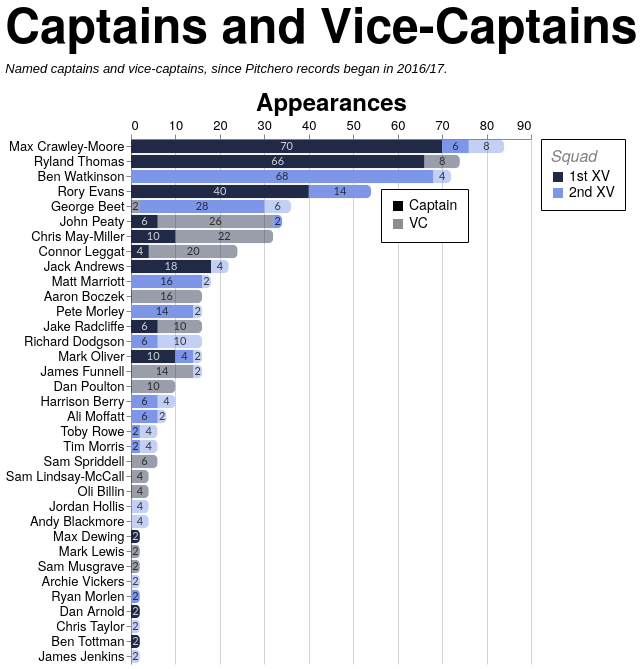

Describe this chart as a Vega-Lite specification.
### Vega-Lite specification from a JSON file in a GitHub repository (floating-point values rounded to 4 significant figures; data arrays with more than 128 entries replaced by an {"elided": "..."} marker saying what was removed)
{"config": {"axis": {"labelFont": "PT Sans Narrow, Helvetica Neue, Helvetica, Arial, sans-serif", "titleFont": "PT Sans Narrow, Helvetica Neue, Helvetica, Arial, sans-serif", "labelFontSize": 13, "titleFontSize": 24, "gridColor": "#202947", "gridOpacity": 0.2, "zindex": 1}, "text": {"font": "Lato, sans-serif"}, "bar": {"cornerRadiusEnd": 5}, "header": {"labelFont": "PT Sans Narrow, Helvetica Neue, Helvetica, Arial, sans-serif", "titleFont": "PT Sans Narrow, Helvetica Neue, Helvetica, Arial, sans-serif", "labelFontSize": 24, "titleFontSize": 28, "labelFontWeight": "bold", "orient": "left"}, "legend": {"labelFont": "PT Sans Narrow, Helvetica Neue, Helvetica, Arial, sans-serif", "titleFont": "PT Sans Narrow, Helvetica Neue, Helvetica, Arial, sans-serif", "labelFontSize": 14, "titleFontSize": 16, "titlePadding": 5, "fillColor": "white", "strokeColor": "black", "padding": 10, "titleFontWeight": "lighter", "titleFontStyle": "italic", "titleColor": "gray", "offset": 10}, "title": {"font": "PT Sans Narrow, Helvetica Neue, Helvetica, Arial, sans-serif", "fontSize": 48, "fontWeight": "bold", "anchor": "start", "align": "center", "titlePadding": 20, "subtitlePadding": 10, "subtitleFontSize": 13, "subtitleColor": "", "subtitleFontStyle": "italic", "offset": 15, "color": "black"}, "axisX": {"labelAngle": 0}, "facet": {"title": null, "header": null, "align": {"row": "each", "column": "each"}, "spacing": 10}, "resolve": {"scale": {"y": "independent", "facet": "independent"}}, "background": "transparent", "scale": {"offsetBandPaddingOuter": 0.2, "offsetBandPaddingInner": 0.1}, "view": {"stroke": null, "background": "transparent"}}, "layer": [{"mark": {"type": "bar"}, "encoding": {"color": {"field": "squad", "legend": {"labelExpr": "datum.value + ' XV'", "orient": "right", "title": "Squad"}, "scale": {"domain": ["1st", "2nd"], "range": ["#202946", "#7d96e8"]}, "sort": ["1st", "2nd"], "type": "nominal"}, "opacity": {"field": "role", "legend": {"legendX": 250, "legendY": 50, "orient": "none", "title": null}, "scale": {"domain": ["Captain", "VC"], "range": [1.0, 0.45]}, "sort": ["Captain", "VC"], "type": "nominal"}, "order": {"field": "stack_order", "sort": "ascending", "type": "quantitative"}, "tooltip": [{"field": "player", "title": "Player", "type": "nominal"}, {"field": "squad", "title": "Squad", "type": "nominal"}, {"field": "role", "title": "Role", "type": "nominal"}, {"field": "games_agg", "title": "Games", "type": "quantitative"}], "x": {"axis": {"orient": "top", "title": "Appearances"}, "field": "games_agg", "stack": "zero", "type": "quantitative"}, "y": {"field": "player", "sort": {"field": "player_total", "op": "max", "order": "descending"}, "title": null, "type": "nominal"}}, "transform": [{"aggregate": [{"op": "sum", "field": "games", "as": "games_agg"}, {"op": "max", "field": "player_total", "as": "player_total"}], "groupby": ["player", "squad", "role", "stack_order"]}]}, {"mark": {"type": "text", "align": "center", "baseline": "middle", "fontSize": 11, "opacity": 0.8}, "encoding": {"color": {"field": "label_color", "legend": null, "scale": null, "type": "nominal"}, "text": {"field": "games_agg", "format": ".0f", "type": "quantitative"}, "x": {"field": "x_mid", "type": "quantitative"}, "y": {"field": "player", "sort": {"field": "player_total", "op": "max", "order": "descending"}, "title": null, "type": "nominal"}}, "transform": [{"aggregate": [{"op": "sum", "field": "games", "as": "games_agg"}, {"op": "max", "field": "player_total", "as": "player_total"}], "groupby": ["player", "squad", "role", "stack_order"]}, {"groupby": ["player"], "stack": "games_agg", "sort": [{"field": "stack_order", "order": "ascending"}], "as": ["x0", "x1"]}, {"calculate": "(datum.x0 + datum.x1) / 2", "as": "x_mid"}, {"calculate": "datum.squad === '1st' && datum.role === 'Captain' ? '#ffffff' : '#111111'", "as": "label_color"}]}], "data": {"name": "data-af6cfdefc661ff07b9560339954416f2"}, "height": {"step": 15}, "title": {"text": "Captains and Vice-Captains", "subtitle": "Named captains and vice-captains, since Pitchero records began in 2016/17."}, "transform": [{"joinaggregate": [{"op": "sum", "field": "games", "as": "player_total"}], "groupby": ["player"]}], "width": 400, "$schema": "https://vega.github.io/schema/vega-lite/v5.20.1.json", "datasets": {"data-af6cfdefc661ff07b9560339954416f2": {"elided": "197 records"}}}
